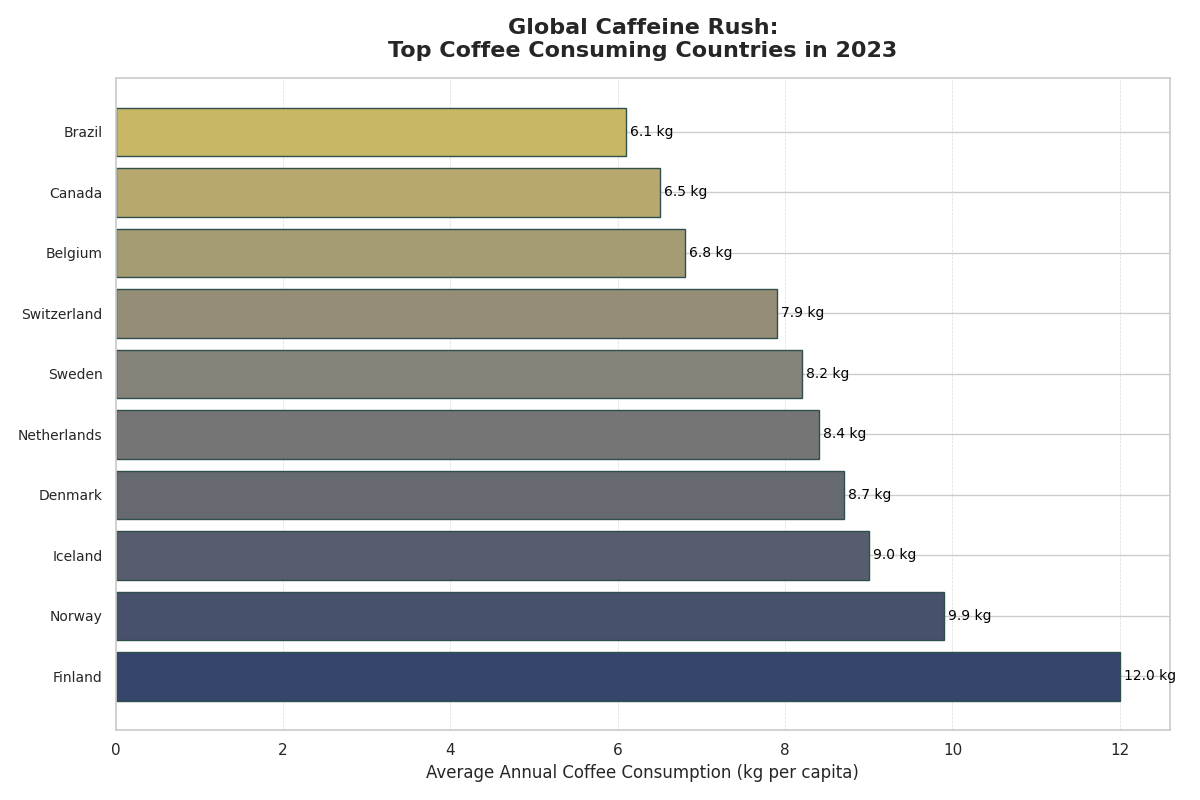

Python code for this plot:
import matplotlib.pyplot as plt
import numpy as np

# Countries and coffee consumption data
countries = ['Finland', 'Norway', 'Iceland', 'Denmark', 'Netherlands', 
             'Sweden', 'Switzerland', 'Belgium', 'Canada', 'Brazil']
consumption_kg = [12, 9.9, 9, 8.7, 8.4, 8.2, 7.9, 6.8, 6.5, 6.1]

# Sort data in descending order of consumption
sorted_indices = np.argsort(consumption_kg)[::-1]
countries_sorted = [countries[i] for i in sorted_indices]
consumption_sorted = [consumption_kg[i] for i in sorted_indices]

# Create a horizontal bar chart
fig, ax = plt.subplots(figsize=(12, 8))
colors = plt.cm.cividis(np.linspace(0.2, 0.8, len(countries)))

# Plotting horizontal bars
bars = ax.barh(countries_sorted, consumption_sorted, color=colors, edgecolor='darkslategray')

# Titles and labels
ax.set_title('Global Caffeine Rush:\nTop Coffee Consuming Countries in 2023', fontsize=16, fontweight='bold', pad=15)
ax.set_xlabel('Average Annual Coffee Consumption (kg per capita)', fontsize=12)

# Annotate each bar
for bar in bars:
    width = bar.get_width()
    ax.annotate(f'{width} kg', xy=(width, bar.get_y() + bar.get_height() / 2),
                xytext=(3, 0), textcoords='offset points',
                ha='left', va='center', fontsize=10, color='black')

# Enhancing the layout
ax.xaxis.grid(True, linestyle='--', linewidth=0.5, alpha=0.7)
ax.set_axisbelow(True)
ax.tick_params(axis='y', which='major', labelsize=10)

# Automatically adjust layout
plt.tight_layout()

# Display the plot
plt.show()
